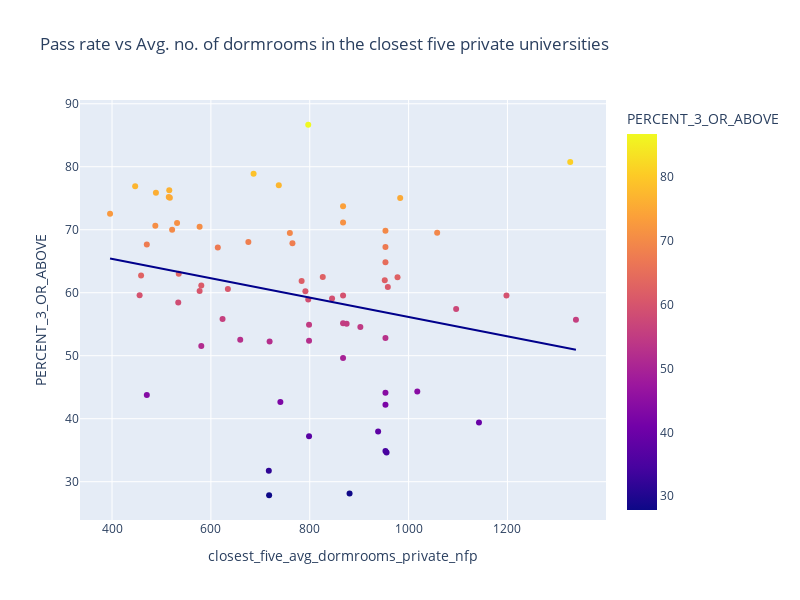

Here is the notebook cell this chart was saved with:
### Code cell
fig = px.scatter(data_frame=wisconsin22,x='closest_five_avg_dormrooms_private_nfp', y='PERCENT_3_OR_ABOVE',trendline='ols',trendline_color_override='darkblue',width=800, height=600,
                 color='PERCENT_3_OR_ABOVE',title='Pass rate vs Avg. no. of dormrooms in the closest five private universities')
fig.show()
with open('data/WI_pickled/WI_AP_pass_rate_by_counties_vs_avg_five_private_dormrooms.pkl', 'wb') as f:
    pickle.dump(fig, f)
